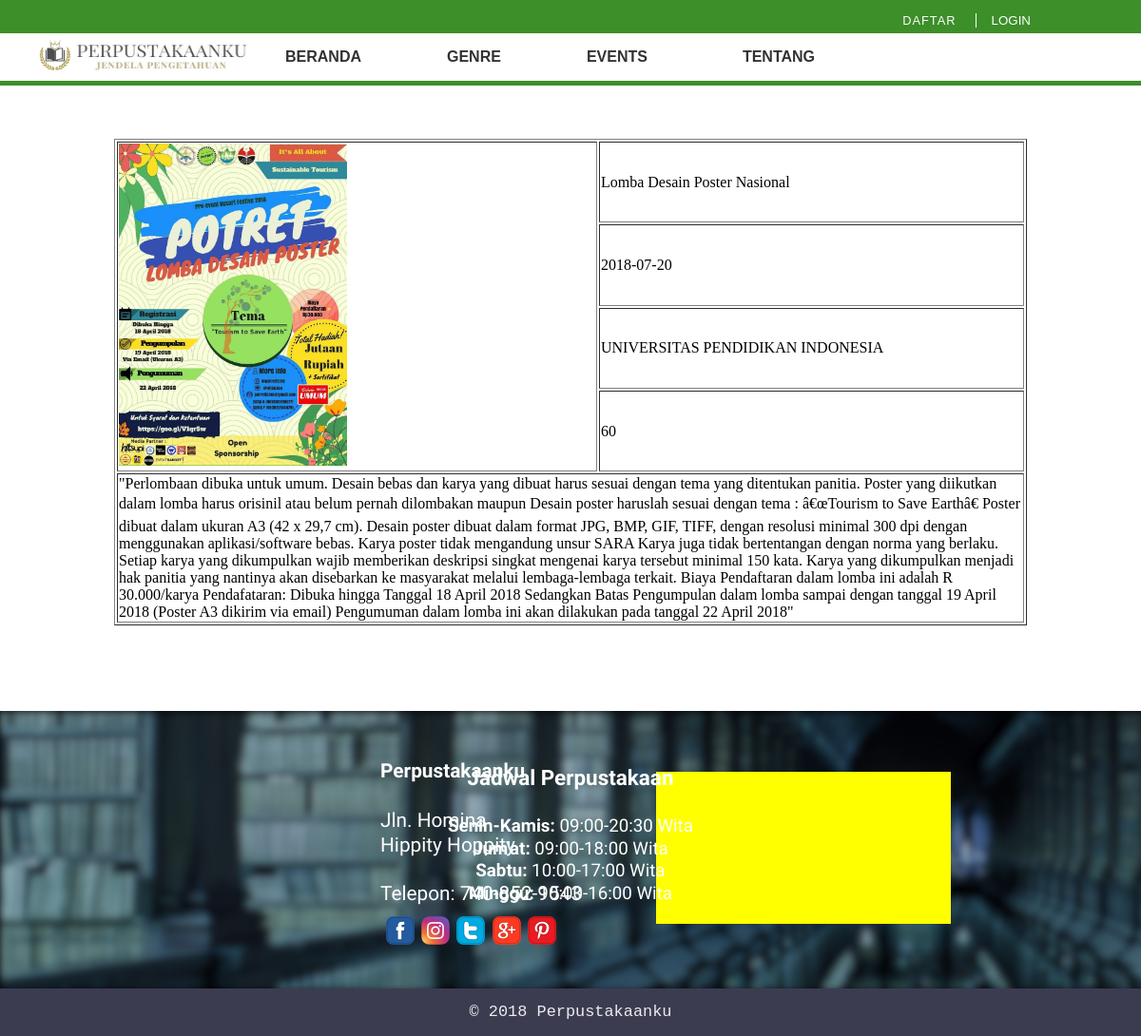
The page /viewevent.php?id=2 on the database its author committed.
### tables this page shows
CREATE TABLE `event` (
  `id` int(30) NOT NULL,
  `nama` varchar(150) NOT NULL,
  `hari_tgl` date NOT NULL,
  `lokasi` varchar(100) NOT NULL,
  `jumlah_peserta` int(10) NOT NULL,
  `deskripsi` text NOT NULL,
  `poster` varchar(50) NOT NULL
);

### viewevent.php (the view, shortened to what this page needs)
<?php
 include 'koneksi/koneksi.php';
  $id = $_GET['id'];
  $query = mysqli_query($conn, "SELECT * FROM event WHERE id = $id");
  $data = mysqli_fetch_assoc($query);
 ?>
 <!DOCTYPE html>
<html>
<head>
	<link rel="stylesheet" type="text/css" href="style.css">
</head>
<body>
<div class="navi">
	<div class="top-head">
		<ul>
			<li><button onclick="document.getElementById('id01').style.display='block'" style="width:auto;">LOGIN</button></li>
			<a href="daftar.html"><li style="border-right: 1px solid white;">DAFTAR</li></a>
		</ul>
	</div>
	<div class="mid-head">
		<ul>
			<li><img style="height:35px; width:35px; margin-right:-100px" src="logo3.jpg"></li>
			<li><img style="width:180px; height:30px; margin-right:-50px; margin-left:-40px; float:right; padding-top:1px;" src="logo2.jpg"></li>
			<li><a href="index.html"><b>BERANDA</b></a></li>
			<div class="dropdown">
			<li onclick="myFunction()" class="dropbtn">GENRE</li>
			</div>
			<li><a href=""><b>EVENTS</b></a></li>
			<li><a href="about.html"><b>TENTANG</b></a></li>
		</ul>
	</div>
	<div class="bot-head"></div>
</div>
<div class="header-gap">
</div>
br><br><br><br><br>
<div>
	<table border="1" width="80%" align="center">
		<tr>
			<td rowspan="4">
				<a href="proses/poster/<?php echo $data['poster']; ?>"><img src="proses/poster/<?php echo $data['poster']; ?>" width="240" heigth="320"></a>
			</td>
			<td>	<?php echo $data['nama']; ?> </td>
		</tr>
		<tr>
			<td>	<?php echo $data['hari_tgl']; ?> </td>
		</tr>
		<tr>
			<td>	<?php echo $data['lokasi']; ?> </td>
		</tr>
		<tr>
				<td> <?php echo $data['jumlah_peserta']; ?>	</td>
		</tr>
		<tr>
			<td colspan="2"><?php echo $data['deskripsi']; ?>	</td>
		</tr>
	</table>
</div>
<br><br><br><br><br>
<div class="footer-container">
	<div class="footer-info">
		<div class="footer-alamat">
			<p><b>Perpustakaanku</b></p><br>
			<p>Jln. Homina</p>
			<p>Hippity Hoppity</p><br>
			<p>Telepon: 740-852-9543</p>
		</div>
		<div class="footer-jadwal">
			<p style="font-size:120%;"><b>Jadwal Perpustakaan</b></p><br>
			<p><b>Senin-Kamis:</b>&nbsp;09:00-20:30 Wita</p>
			<p><b>Jum'at:</b>&nbsp;09:00-18:00 Wita</p>
			<p><b>Sabtu:</b>&nbsp;10:00-17:00 Wita</p>
			<p><b>Minggu:</b>&nbsp;10:00-16:00 Wita</p>
		</div>
		<div id="google-map"></div>
					<div class="social-media-buttons">
				<a href=""><img class="button-item" src="facebook_button.png"></a>
				<a href=""><img class="button-item" src="ig2_button.png"></a>
				<a href=""><img class="button-item" src="twitter_button.png"></a>
				<a href=""><img class="button-item" src="google_button.png"></a>
				<a href=""><img class="button-item" src="pin_button.png"></a>
			</div>
	</div>
	<footer>
		<p class="footer-text">&copy; 2018 Perpustakaanku</p>
	</footer>
</div>
</body>
</html>

### style.css (style rules this page uses)
body { height:100%; margin:0; padding:0; }
a { text-decoration:none; }
.navi { position:fixed; width: 100%; }
.top-head { margin-top:-17px; height:40px; transition: height 0.4s; background-color:rgb(60, 143, 41); }
.top-head ul { list-style-type: none; text-decoration:none; margin-right:90px; padding-top:15px; }
.top-head li { float:right; padding:10px; padding-top:0px; padding-bottom:0px; padding-right:20px; font-size:80%; }
.top-head ul a li { font-family: Helvetica; color:white; opacity:0.98; letter-spacing: 1px; transition: color 0.4s; }
.mid-head { height:50px; margin-top:-20px; transition: margin-top 0.5s, height 0.5s; background-color:white; }
.mid-head ul { list-style: none; text-decoration:none; display:flex; align-items: center; padding-top:5px; }
.mid-head ul li { float:left; }
.mid-head li { margin-right:80px; }
.mid-head ul li a { font-family: Helvetica; color:black; font-weight:500; opacity:0.8; padding:10px; border-radius: 5px; transition: background-color 0.3s, color 0.1s, underline 0.3s; }
.mid-head a { padding:0px; transition: padding 0.4s; }
.bot-head { height:5px; background-color:rgb(60, 143, 41); }
.dropbtn { font-family: helvetica; font-weight: bold; opacity: 0.8; }
footer { background-color:rgb(60, 60, 81); height: 50px; text-align:center; color:white; margin-top:-20px; }
.footer-text { padding:15px; font-family:monospace; font-size:130%; opacity:0.9; }
.footer-info { background-image: url("img11-6.jpg"); width:99.99%; height: 295px; color:white; font-family:'Poor Story', cursive; font-size:130%; }
.footer-alamat { padding-top:40px; padding-left:400px; text-align: left; line-height: 1px; color:white; line-height: 5px; }
.button-item { height:32px; width:32px; transition: height 0.3s ease-in-out, width 0.3s ease-in-out; }
.social-media-buttons { margin-left:405px; margin-top:20px; }
.footer-jadwal { margin-left:0px; margin-top:-150px; text-align:center; line-height: 1px; color:white; line-height: 5px; font-size: 90%; }
#google-map { width:310px; height:160px; background-color:yellow; float:right; margin-right:200px; margin-top:-150px; }
button { background-color: rgb(60, 143, 41); color: white; //padding: 14px 20px; margin: 8px 0; border: none; cursor: pointer; width: 100%; margin-top:-1px; transition: color 0.4s; }

### rows shown on the page
event: poster (picture), nama "Lomba Desain Poster Nasional", hari_tgl "2018-07-20", lokasi "UNIVERSITAS PENDIDIKAN INDONESIA", jumlah_peserta "60", deskripsi "\"Perlombaan dibuka untuk umum. Desain bebas dan karya yang dibuat harus sesuai dengan tema yang ditentukan panitia. Poster yang diikutkan dalam lomba harus orisinil atau belum pernah dilombakan maupun Desain poster haruslah sesuai dengan tema : â€œTourism to Save Earthâ€ Poster dibuat dalam ukuran A3 (42 x 29,7 cm). Desain poster dibuat dalam format JPG, BMP, GIF, TIFF, dengan resolusi minimal 300 dpi dengan menggunakan aplikasi/software bebas. Karya poster tidak mengandung unsur SARA Karya juga tidak bertentangan dengan norma yang berlaku. Setiap karya yang dikumpulkan wajib memberikan deskripsi singkat mengenai karya tersebut minimal 150 kata. Karya yang dikumpulkan menjadi hak panitia…"
